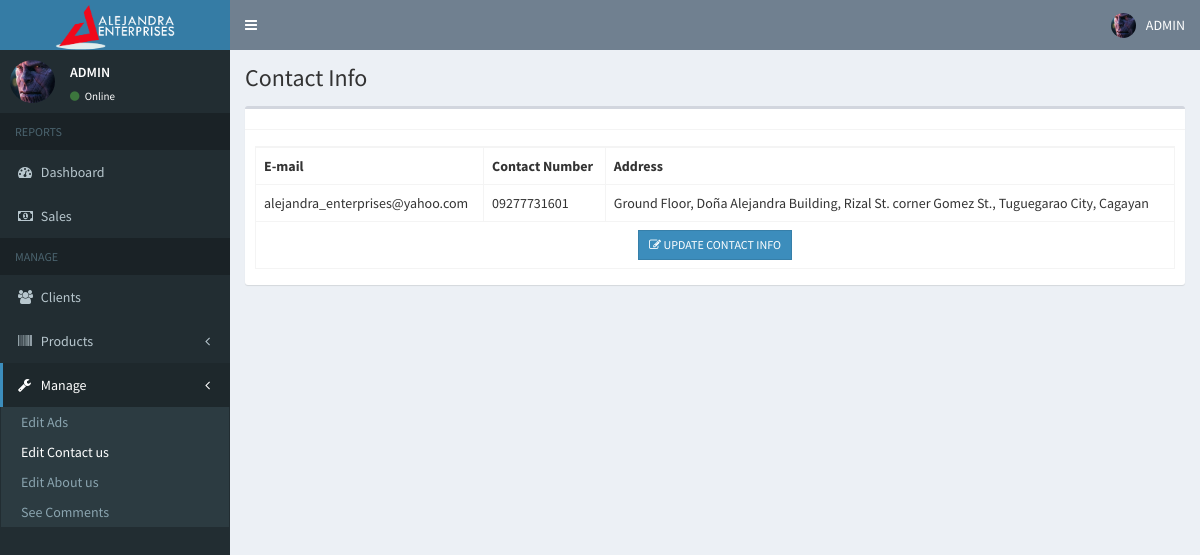
The page /admin/contactusadmin.php (signed in) on the database its author committed.
### tables this page shows
CREATE TABLE `users` (
  `id` int(11) NOT NULL,
  `email` varchar(200) NOT NULL,
  `password` varchar(60) NOT NULL,
  `type` int(1) NOT NULL,
  `firstname` varchar(50) NOT NULL,
  `lastname` varchar(50) NOT NULL,
  `company` varchar(255) NOT NULL,
  `address` text NOT NULL,
  `contact_info` varchar(100) NOT NULL,
  `photo` varchar(200) NOT NULL,
  `status` int(1) NOT NULL,
  `activate_code` varchar(15) NOT NULL,
  `reset_code` varchar(15) NOT NULL,
  `created_on` date NOT NULL
);

CREATE TABLE `contactus` (
  `id` int(11) NOT NULL,
  `email` varchar(255) NOT NULL,
  `contactno` varchar(255) NOT NULL,
  `address` varchar(255) NOT NULL
);

### admin/includes/session.php (called while the page is built, shortened)
<?php
	include '../includes/conn.php';
	$conn = $pdo->open();
	$stmt = $conn->prepare("SELECT * FROM users WHERE id=:id");
	$stmt->execute(['id'=>$_SESSION['admin']]);
	$admin = $stmt->fetch();
?>

### admin/contactusadmin.php (the view, shortened to what this page needs)
<?php include 'includes/session.php'; ?>
<?php include 'includes/header.php'; ?>
<body class="hold-transition skin-blue sidebar-mini">
<div class="wrapper">
  <?php include 'includes/navbar.php'; ?>
  <?php include 'includes/menubar.php'; ?>
  <div class="content-wrapper">
    <section class="content-header">
      <h1>
   Contact Info
      </h1>
    </section>
    <section class="content">
      <div class="row">
        <div class="col-xs-12">
          <div class="box">
            <div class="box-header with-border">
            </div>
           <div class="box-body">
              <table id="example1" class="table table-bordered">
                  <th>E-mail</th>
                  <th>Contact Number</th>
                  <th>Address</th>
                  <?php
                    $conn = $pdo->open();
                    try{
                      $stmt = $conn->prepare("SELECT * FROM contactus");
                      $stmt->execute();
                      foreach($stmt as $row){
                        echo "
                          <tr>
                           <td>
                              ".$row['email']."
                            </td>
                            <td>
                              ".$row['contactno']."
                            </td>
                            <td>
                              ".$row['address']."
                            </td>
                          </tr>
                          <tr>
                           <td colspan='3' align='center'>
                              <button class='btn btn-primary btn-sm editcontact btn-flat' data-id='".$row['id']."'><i class='fa fa-edit'></i> UPDATE CONTACT INFO</button>
                            </td>
                          </tr>
                        ";
                      }
                    }
                    catch(PDOException $e){
                      echo $e->getMessage();
                    }
                  ?>
              </table>
            </div>
          </div>
        </div>
      </div>
    </section>
  </div>
</div>
</body>
</html>

### admin/includes/navbar.php (shortened to what this page needs)
<header class="main-header">
  <a href="#" class="logo">
   <img src="../images/received_265696521033429.png" width="120px">
  </a>
  <nav class="navbar navbar-static-top">
    <a href="#" class="sidebar-toggle" data-toggle="push-menu" role="button">
    </a>
    <div class="navbar-custom-menu">
      <ul class="nav navbar-nav">
        <li class="dropdown user user-menu">
          <a href="#" class="dropdown-toggle" data-toggle="dropdown">
            <img src="<?php echo (!empty($admin['photo'])) ? '../images/'.$admin['photo'] : '../images/profile.jpg'; ?>" class="user-image" alt="User Image">
            <span class="hidden-xs">ADMIN</span>
          </a>
        </li>
      </ul>
    </div>
  </nav>
</header>

### admin/includes/menubar.php (shortened to what this page needs)
<aside class="main-sidebar">
  <section class="sidebar">
    <div class="user-panel">
      <div class="pull-left image">
        <img src="<?php echo (!empty($admin['photo'])) ? '../images/'.$admin['photo'] : '../images/profile.jpg'; ?>" class="img-circle" alt="User Image">
      </div>
      <div class="pull-left info">
        <p>ADMIN</p>
        <a><i class="fa fa-circle text-success"></i> Online</a>
      </div>
    </div>
    <ul class="sidebar-menu" data-widget="tree">
      <li class="header">REPORTS</li>
      <li><a href="home.php"><i class="fa fa-dashboard"></i> <span>Dashboard</span></a></li>
      <li><a href="reports.php"><i class="fa fa-money"></i> <span>Sales</span></a></li>
      <li class="header">MANAGE</li>
      <li><a href="users.php"><i class="fa fa-users"></i> <span>Clients</span></a></li>
      <li class="treeview">
        <a href="#">
          <i class="fa fa-barcode"></i>
          <span>Products</span>
          <span class="pull-right-container">
            <i class="fa fa-angle-left pull-right"></i>
          </span>
        </a>
      </li>
       <li class="treeview">
        <a href="#">
          <i class="fa fa-wrench"></i>
          <span>Manage</span>
          <span class="pull-right-container">
            <i class="fa fa-angle-left pull-right"></i>
          </span>
        </a>
        <ul class="treeview-menu">
      <li><a href="edit_ad.php" ><i class=""></i> <span>Edit Ads</span></a></li>
       <li><a href="contactusadmin.php" ><i class=""></i> <span>Edit Contact us</span></a></li>
       <li><a href="aboutus_admin.php" ><i class=""></i> <span>Edit About us</span></a></li>
       <li><a href="commentadmin.php" ><i class=""></i> <span>See Comments</span></a></li>
    </ul>
  </li>
  </section>
</aside>

### rows shown on the page
users: photo (picture)
contactus: email "alejandra_enterprises@yahoo.com", contactno "09277731601", address "Ground Floor, Doña Alejandra Building, Rizal St. corner Gomez St., Tuguegarao City, Cagayan"
